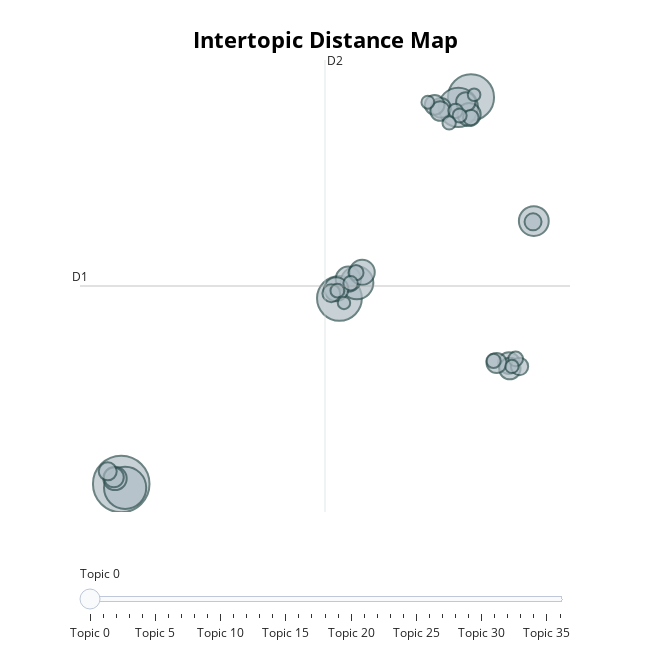

Notebook source saved alongside this figure:
### Code cell
topic_model.visualize_topics()

### Figure 1 — Plotly figure (JSON) as saved in the notebook; plotly's stock layout.template omitted (floating-point values rounded to 4 significant figures)
{"data": [{"customdata": [[0, "shares | stock | nasdaq | company | equities", 521], [1, "pm | 2022 | games | game | xbox", 346], [2, "seattle | times | seattle times | said | streamingcomicsgames", 327], [3, "markets | stocks | inflation | market | fed", 290], [4, "cloud | data | prnewswire | business | technology", 252], [5, "people | link opens | link | opens | new tab", 177], [6, "india | news | 2022 | delhi | indian", 145], [7, "star | reveals | new | kardashian | dress", 103], [8, "ukraine | russian | russia | said | ukrainian", 103], [9, "video | official | music | music video | official music", 94], [10, "finance | market | yahoo | screener | stocks", 89], [11, "market | report | forecast | global | analysis", 87], [12, "galaxy | pro | samsung | oneplus | phone", 77], [13, "best | deals | laptop | amazon | gaming", 75], [14, "apple | iphone | ipad | wi | best", 66], [15, "video | official | music | music video | official music", 64], [16, "security | cyber | new | data | opens new", 64], [17, "windows | microsoft | windows 11 | 11 | new", 63], [18, "chapter | tech | noonies | writing | stories", 62], [19, "energy | metaverse | new | electric | virtual", 61], [20, "forbes | paid program | brandvoice paid | brandvoice | richest", 53], [21, "jpg | resize | https | quality 85 | 85 strip", 52], [22, "philips | accessories | care | products | pdf file", 49], [23, "zimbabwe | africa | prev | mdc | news", 47], [24, "market | fence | general | design | fence design", 39], [25, "house representatives | representatives | member house | house | member", 37], [26, "ago | tablet | hours ago | hours | bestreviews", 35], [27, "work | business | says jul | jul 27 | job", 34], [28, "cookie | used | cookie used | cookie set | user", 34], [29, "users | whatsapp | messages | best | instagram", 33], [30, "td | margin | color | font | package", 32], [31, "music | video | official | music video | official music", 31], [32, "amd | ryzen | intel | core | performance", 29], [33, "starfilled | starfilled starfilled | project | data | course", 29], [34, "linux | ubuntu | 22 04 | 04 | ubuntu 22", 27], [35, "opens new | opens | tab | new tab | new", 26], [36, "abortion | court | travel | supreme | abortions", 25]], "hovertemplate": "<b>Topic %{customdata[0]}</b><br>%{customdata[1]}<br>Size: %{customdata[2]}", "legendgroup": "", "marker": {"color": "#B0BEC5", "line": {"color": "DarkSlateGrey", "width": 2}, "size": [521, 346, 327, 290, 252, 177, 145, 103, 103, 94, 89, 87, 77, 75, 66, 64, 64, 63, 62, 61, 53, 52, 49, 47, 39, 37, 35, 34, 34, 33, 32, 31, 29, 29, 27, 26, 25], "sizemode": "area", "sizeref": 0.3256, "symbol": "circle"}, "mode": "markers", "name": "", "orientation": "v", "showlegend": false, "type": "scatter", "x": [-8.833, 9.202, 2.419, -8.633, 8.547, 3.318, 12.44, 2.877, 3.591, 2.257, -9.154, 9.104, 11.16, 11.2, 10.52, -9.213, 7.651, 7.327, 7.609, 8.934, -9.53, 2.0, 11.7, 12.4, 9.193, 3.271, 11.5, 8.404, 2.993, 10.37, 8.617, 2.312, 11.31, 8.076, 6.978, 9.362, 2.653], "xaxis": "x", "y": [-8.324, 12.08, 1.474, -8.52, 11.55, 2.297, 5.551, 2.487, 2.851, 1.959, -8.027, 11.17, -1.942, -2.232, -1.937, -7.969, 11.52, 11.69, 11.36, 11.84, -7.653, 1.743, -2.12, 5.51, 11.02, 2.831, -1.722, 11.37, 2.271, -1.828, 11.12, 1.878, -2.119, 10.73, 11.82, 12.22, 1.232], "yaxis": "y"}], "layout": {"annotations": [{"showarrow": false, "text": "D1", "x": -10.96, "y": 2.126, "yshift": 10}, {"showarrow": false, "text": "D2", "x": 1.674, "xshift": 10, "y": 14.05}], "height": 650, "hoverlabel": {"bgcolor": "white", "font": {"family": "Rockwell", "size": 16}}, "legend": {"itemsizing": "constant", "tracegroupgap": 0}, "margin": {"t": 60}, "shapes": [{"line": {"color": "#CFD8DC", "width": 2}, "type": "line", "x0": 1.674, "x1": 1.674, "y0": -9.798, "y1": 14.05}, {"line": {"color": "#9E9E9E", "width": 2}, "type": "line", "x0": -10.96, "x1": 14.31, "y0": 2.126, "y1": 2.126}], "sliders": [{"active": 0, "pad": {"t": 50}, "steps": [{"args": [{"marker.color": [["red", "#B0BEC5", "#B0BEC5", "#B0BEC5", "#B0BEC5", "#B0BEC5", "#B0BEC5", "#B0BEC5", "#B0BEC5", "#B0BEC5", "#B0BEC5", "#B0BEC5", "#B0BEC5", "#B0BEC5", "#B0BEC5", "#B0BEC5", "#B0BEC5", "#B0BEC5", "#B0BEC5", "#B0BEC5", "#B0BEC5", "#B0BEC5", "#B0BEC5", "#B0BEC5", "#B0BEC5", "#B0BEC5", "#B0BEC5", "#B0BEC5", "#B0BEC5", "#B0BEC5", "#B0BEC5", "#B0BEC5", "#B0BEC5", "#B0BEC5", "#B0BEC5", "#B0BEC5", "#B0BEC5"]]}], "label": "Topic 0", "method": "update"}, {"args": [{"marker.color": [["#B0BEC5", "red", "#B0BEC5", "#B0BEC5", "#B0BEC5", "#B0BEC5", "#B0BEC5", "#B0BEC5", "#B0BEC5", "#B0BEC5", "#B0BEC5", "#B0BEC5", "#B0BEC5", "#B0BEC5", "#B0BEC5", "#B0BEC5", "#B0BEC5", "#B0BEC5", "#B0BEC5", "#B0BEC5", "#B0BEC5", "#B0BEC5", "#B0BEC5", "#B0BEC5", "#B0BEC5", "#B0BEC5", "#B0BEC5", "#B0BEC5", "#B0BEC5", "#B0BEC5", "#B0BEC5", "#B0BEC5", "#B0BEC5", "#B0BEC5", "#B0BEC5", "#B0BEC5", "#B0BEC5"]]}], "label": "Topic 1", "method": "update"}, {"args": [{"marker.color": [["#B0BEC5", "#B0BEC5", "red", "#B0BEC5", "#B0BEC5", "#B0BEC5", "#B0BEC5", "#B0BEC5", "#B0BEC5", "#B0BEC5", "#B0BEC5", "#B0BEC5", "#B0BEC5", "#B0BEC5", "#B0BEC5", "#B0BEC5", "#B0BEC5", "#B0BEC5", "#B0BEC5", "#B0BEC5", "#B0BEC5", "#B0BEC5", "#B0BEC5", "#B0BEC5", "#B0BEC5", "#B0BEC5", "#B0BEC5", "#B0BEC5", "#B0BEC5", "#B0BEC5", "#B0BEC5", "#B0BEC5", "#B0BEC5", "#B0BEC5", "#B0BEC5", "#B0BEC5", "#B0BEC5"]]}], "label": "Topic 2", "method": "update"}, {"args": [{"marker.color": [["#B0BEC5", "#B0BEC5", "#B0BEC5", "red", "#B0BEC5", "#B0BEC5", "#B0BEC5", "#B0BEC5", "#B0BEC5", "#B0BEC5", "#B0BEC5", "#B0BEC5", "#B0BEC5", "#B0BEC5", "#B0BEC5", "#B0BEC5", "#B0BEC5", "#B0BEC5", "#B0BEC5", "#B0BEC5", "#B0BEC5", "#B0BEC5", "#B0BEC5", "#B0BEC5", "#B0BEC5", "#B0BEC5", "#B0BEC5", "#B0BEC5", "#B0BEC5", "#B0BEC5", "#B0BEC5", "#B0BEC5", "#B0BEC5", "#B0BEC5", "#B0BEC5", "#B0BEC5", "#B0BEC5"]]}], "label": "Topic 3", "method": "update"}, {"args": [{"marker.color": [["#B0BEC5", "#B0BEC5", "#B0BEC5", "#B0BEC5", "red", "#B0BEC5", "#B0BEC5", "#B0BEC5", "#B0BEC5", "#B0BEC5", "#B0BEC5", "#B0BEC5", "#B0BEC5", "#B0BEC5", "#B0BEC5", "#B0BEC5", "#B0BEC5", "#B0BEC5", "#B0BEC5", "#B0BEC5", "#B0BEC5", "#B0BEC5", "#B0BEC5", "#B0BEC5", "#B0BEC5", "#B0BEC5", "#B0BEC5", "#B0BEC5", "#B0BEC5", "#B0BEC5", "#B0BEC5", "#B0BEC5", "#B0BEC5", "#B0BEC5", "#B0BEC5", "#B0BEC5", "#B0BEC5"]]}], "label": "Topic 4", "method": "update"}, {"args": [{"marker.color": [["#B0BEC5", "#B0BEC5", "#B0BEC5", "#B0BEC5", "#B0BEC5", "red", "#B0BEC5", "#B0BEC5", "#B0BEC5", "#B0BEC5", "#B0BEC5", "#B0BEC5", "#B0BEC5", "#B0BEC5", "#B0BEC5", "#B0BEC5", "#B0BEC5", "#B0BEC5", "#B0BEC5", "#B0BEC5", "#B0BEC5", "#B0BEC5", "#B0BEC5", "#B0BEC5", "#B0BEC5", "#B0BEC5", "#B0BEC5", "#B0BEC5", "#B0BEC5", "#B0BEC5", "#B0BEC5", "#B0BEC5", "#B0BEC5", "#B0BEC5", "#B0BEC5", "#B0BEC5", "#B0BEC5"]]}], "label": "Topic 5", "method": "update"}, {"args": [{"marker.color": [["#B0BEC5", "#B0BEC5", "#B0BEC5", "#B0BEC5", "#B0BEC5", "#B0BEC5", "red", "#B0BEC5", "#B0BEC5", "#B0BEC5", "#B0BEC5", "#B0BEC5", "#B0BEC5", "#B0BEC5", "#B0BEC5", "#B0BEC5", "#B0BEC5", "#B0BEC5", "#B0BEC5", "#B0BEC5", "#B0BEC5", "#B0BEC5", "#B0BEC5", "#B0BEC5", "#B0BEC5", "#B0BEC5", "#B0BEC5", "#B0BEC5", "#B0BEC5", "#B0BEC5", "#B0BEC5", "#B0BEC5", "#B0BEC5", "#B0BEC5", "#B0BEC5", "#B0BEC5", "#B0BEC5"]]}], "label": "Topic 6", "method": "update"}, {"args": [{"marker.color": [["#B0BEC5", "#B0BEC5", "#B0BEC5", "#B0BEC5", "#B0BEC5", "#B0BEC5", "#B0BEC5", "red", "#B0BEC5", "#B0BEC5", "#B0BEC5", "#B0BEC5", "#B0BEC5", "#B0BEC5", "#B0BEC5", "#B0BEC5", "#B0BEC5", "#B0BEC5", "#B0BEC5", "#B0BEC5", "#B0BEC5", "#B0BEC5", "#B0BEC5", "#B0BEC5", "#B0BEC5", "#B0BEC5", "#B0BEC5", "#B0BEC5", "#B0BEC5", "#B0BEC5", "#B0BEC5", "#B0BEC5", "#B0BEC5", "#B0BEC5", "#B0BEC5", "#B0BEC5", "#B0BEC5"]]}], "label": "Topic 7", "method": "update"}, {"args": [{"marker.color": [["#B0BEC5", "#B0BEC5", "#B0BEC5", "#B0BEC5", "#B0BEC5", "#B0BEC5", "#B0BEC5", "#B0BEC5", "red", "#B0BEC5", "#B0BEC5", "#B0BEC5", "#B0BEC5", "#B0BEC5", "#B0BEC5", "#B0BEC5", "#B0BEC5", "#B0BEC5", "#B0BEC5", "#B0BEC5", "#B0BEC5", "#B0BEC5", "#B0BEC5", "#B0BEC5", "#B0BEC5", "#B0BEC5", "#B0BEC5", "#B0BEC5", "#B0BEC5", "#B0BEC5", "#B0BEC5", "#B0BEC5", "#B0BEC5", "#B0BEC5", "#B0BEC5", "#B0BEC5", "#B0BEC5"]]}], "label": "Topic 8", "method": "update"}, {"args": [{"marker.color": [["#B0BEC5", "#B0BEC5", "#B0BEC5", "#B0BEC5", "#B0BEC5", "#B0BEC5", "#B0BEC5", "#B0BEC5", "#B0BEC5", "red", "#B0BEC5", "#B0BEC5", "#B0BEC5", "#B0BEC5", "#B0BEC5", "#B0BEC5", "#B0BEC5", "#B0BEC5", "#B0BEC5", "#B0BEC5", "#B0BEC5", "#B0BEC5", "#B0BEC5", "#B0BEC5", "#B0BEC5", "#B0BEC5", "#B0BEC5", "#B0BEC5", "#B0BEC5", "#B0BEC5", "#B0BEC5", "#B0BEC5", "#B0BEC5", "#B0BEC5", "#B0BEC5", "#B0BEC5", "#B0BEC5"]]}], "label": "Topic 9", "method": "update"}, {"args": [{"marker.color": [["#B0BEC5", "#B0BEC5", "#B0BEC5", "#B0BEC5", "#B0BEC5", "#B0BEC5", "#B0BEC5", "#B0BEC5", "#B0BEC5", "#B0BEC5", "red", "#B0BEC5", "#B0BEC5", "#B0BEC5", "#B0BEC5", "#B0BEC5", "#B0BEC5", "#B0BEC5", "#B0BEC5", "#B0BEC5", "#B0BEC5", "#B0BEC5", "#B0BEC5", "#B0BEC5", "#B0BEC5", "#B0BEC5", "#B0BEC5", "#B0BEC5", "#B0BEC5", "#B0BEC5", "#B0BEC5", "#B0BEC5", "#B0BEC5", "#B0BEC5", "#B0BEC5", "#B0BEC5", "#B0BEC5"]]}], "label": "Topic 10", "method": "update"}, {"args": [{"marker.color": [["#B0BEC5", "#B0BEC5", "#B0BEC5", "#B0BEC5", "#B0BEC5", "#B0BEC5", "#B0BEC5", "#B0BEC5", "#B0BEC5", "#B0BEC5", "#B0BEC5", "red", "#B0BEC5", "#B0BEC5", "#B0BEC5", "#B0BEC5", "#B0BEC5", "#B0BEC5", "#B0BEC5", "#B0BEC5", "#B0BEC5", "#B0BEC5", "#B0BEC5", "#B0BEC5", "#B0BEC5", "#B0BEC5", "#B0BEC5", "#B0BEC5", "#B0BEC5", "#B0BEC5", "#B0BEC5", "#B0BEC5", "#B0BEC5", "#B0BEC5", "#B0BEC5", "#B0BEC5", "#B0BEC5"]]}], "label": "Topic 11", "method": "update"}, {"args": [{"marker.color": [["#B0BEC5", "#B0BEC5", "#B0BEC5", "#B0BEC5", "#B0BEC5", "#B0BEC5", "#B0BEC5", "#B0BEC5", "#B0BEC5", "#B0BEC5", "#B0BEC5", "#B0BEC5", "red", "#B0BEC5", "#B0BEC5", "#B0BEC5", "#B0BEC5", "#B0BEC5", "#B0BEC5", "#B0BEC5", "#B0BEC5", "#B0BEC5", "#B0BEC5", "#B0BEC5", "#B0BEC5", "#B0BEC5", "#B0BEC5", "#B0BEC5", "#B0BEC5", "#B0BEC5", "#B0BEC5", "#B0BEC5", "#B0BEC5", "#B0BEC5", "#B0BEC5", "#B0BEC5", "#B0BEC5"]]}], "label": "Topic 12", "method": "update"}, {"args": [{"marker.color": [["#B0BEC5", "#B0BEC5", "#B0BEC5", "#B0BEC5", "#B0BEC5", "#B0BEC5", "#B0BEC5", "#B0BEC5", "#B0BEC5", "#B0BEC5", "#B0BEC5", "#B0BEC5", "#B0BEC5", "red", "#B0BEC5", "#B0BEC5", "#B0BEC5", "#B0BEC5", "#B0BEC5", "#B0BEC5", "#B0BEC5", "#B0BEC5", "#B0BEC5", "#B0BEC5", "#B0BEC5", "#B0BEC5", "#B0BEC5", "#B0BEC5", "#B0BEC5", "#B0BEC5", "#B0BEC5", "#B0BEC5", "#B0BEC5", "#B0BEC5", "#B0BEC5", "#B0BEC5", "#B0BEC5"]]}], "label": "Topic 13", "method": "update"}, {"args": [{"marker.color": [["#B0BEC5", "#B0BEC5", "#B0BEC5", "#B0BEC5", "#B0BEC5", "#B0BEC5", "#B0BEC5", "#B0BEC5", "#B0BEC5", "#B0BEC5", "#B0BEC5", "#B0BEC5", "#B0BEC5", "#B0BEC5", "red", "#B0BEC5", "#B0BEC5", "#B0BEC5", "#B0BEC5", "#B0BEC5", "#B0BEC5", "#B0BEC5", "#B0BEC5", "#B0BEC5", "#B0BEC5", "#B0BEC5", "#B0BEC5", "#B0BEC5", "#B0BEC5", "#B0BEC5", "#B0BEC5", "#B0BEC5", "#B0BEC5", "#B0BEC5", "#B0BEC5", "#B0BEC5", "#B0BEC5"]]}], "label": "Topic 14", "method": "update"}, {"args": [{"marker.color": [["#B0BEC5", "#B0BEC5", "#B0BEC5", "#B0BEC5", "#B0BEC5", "#B0BEC5", "#B0BEC5", "#B0BEC5", "#B0BEC5", "#B0BEC5", "#B0BEC5", "#B0BEC5", "#B0BEC5", "#B0BEC5", "#B0BEC5", "red", "#B0BEC5", "#B0BEC5", "#B0BEC5", "#B0BEC5", "#B0BEC5", "#B0BEC5", "#B0BEC5", "#B0BEC5", "#B0BEC5", "#B0BEC5", "#B0BEC5", "#B0BEC5", "#B0BEC5", "#B0BEC5", "#B0BEC5", "#B0BEC5", "#B0BEC5", "#B0BEC5", "#B0BEC5", "#B0BEC5", "#B0BEC5"]]}], "label": "Topic 15", "method": "update"}, {"args": [{"marker.color": [["#B0BEC5", "#B0BEC5", "#B0BEC5", "#B0BEC5", "#B0BEC5", "#B0BEC5", "#B0BEC5", "#B0BEC5", "#B0BEC5", "#B0BEC5", "#B0BEC5", "#B0BEC5", "#B0BEC5", "#B0BEC5", "#B0BEC5", "#B0BEC5", "red", "#B0BEC5", "#B0BEC5", "#B0BEC5", "#B0BEC5", "#B0BEC5", "#B0BEC5", "#B0BEC5", "#B0BEC5", "#B0BEC5", "#B0BEC5", "#B0BEC5", "#B0BEC5", "#B0BEC5", "#B0BEC5", "#B0BEC5", "#B0BEC5", "#B0BEC5", "#B0BEC5", "#B0BEC5", "#B0BEC5"]]}], "label": "Topic 16", "method": "update"}, {"args": [{"marker.color": [["#B0BEC5", "#B0BEC5", "#B0BEC5", "#B0BEC5", "#B0BEC5", "#B0BEC5", "#B0BEC5", "#B0BEC5", "#B0BEC5", "#B0BEC5", "#B0BEC5", "#B0BEC5", "#B0BEC5", "#B0BEC5", "#B0BEC5", "#B0BEC5", "#B0BEC5", "red", "#B0BEC5", "#B0BEC5", "#B0BEC5", "#B0BEC5", "#B0BEC5", "#B0BEC5", "#B0BEC5", "#B0BEC5", "#B0BEC5", "#B0BEC5", "#B0BEC5", "#B0BEC5", "#B0BEC5", "#B0BEC5", "#B0BEC5", "#B0BEC5", "#B0BEC5", "#B0BEC5", "#B0BEC5"]]}], "label": "Topic 17", "method": "update"}, {"args": [{"marker.color": [["#B0BEC5", "#B0BEC5", "#B0BEC5", "#B0BEC5", "#B0BEC5", "#B0BEC5", "#B0BEC5", "#B0BEC5", "#B0BEC5", "#B0BEC5", "#B0BEC5", "#B0BEC5", "#B0BEC5", "#B0BEC5", "#B0BEC5", "#B0BEC5", "#B0BEC5", "#B0BEC5", "red", "#B0BEC5", "#B0BEC5", "#B0BEC5", "#B0BEC5", "#B0BEC5", "#B0BEC5", "#B0BEC5", "#B0BEC5", "#B0BEC5", "#B0BEC5", "#B0BEC5", "#B0BEC5", "#B0BEC5", "#B0BEC5", "#B0BEC5", "#B0BEC5", "#B0BEC5", "#B0BEC5"]]}], "label": "Topic 18", "method": "update"}, {"args": [{"marker.color": [["#B0BEC5", "#B0BEC5", "#B0BEC5", "#B0BEC5", "#B0BEC5", "#B0BEC5", "#B0BEC5", "#B0BEC5", "#B0BEC5", "#B0BEC5", "#B0BEC5", "#B0BEC5", "#B0BEC5", "#B0BEC5", "#B0BEC5", "#B0BEC5", "#B0BEC5", "#B0BEC5", "#B0BEC5", "red", "#B0BEC5", "#B0BEC5", "#B0BEC5", "#B0BEC5", "#B0BEC5", "#B0BEC5", "#B0BEC5", "#B0BEC5", "#B0BEC5", "#B0BEC5", "#B0BEC5", "#B0BEC5", "#B0BEC5", "#B0BEC5", "#B0BEC5", "#B0BEC5", "#B0BEC5"]]}], "label": "Topic 19", "method": "update"}, {"args": [{"marker.color": [["#B0BEC5", "#B0BEC5", "#B0BEC5", "#B0BEC5", "#B0BEC5", "#B0BEC5", "#B0BEC5", "#B0BEC5", "#B0BEC5", "#B0BEC5", "#B0BEC5", "#B0BEC5", "#B0BEC5", "#B0BEC5", "#B0BEC5", "#B0BEC5", "#B0BEC5", "#B0BEC5", "#B0BEC5", "#B0BEC5", "red", "#B0BEC5", "#B0BEC5", "#B0BEC5", "#B0BEC5", "#B0BEC5", "#B0BEC5", "#B0BEC5", "#B0BEC5", "#B0BEC5", "#B0BEC5", "#B0BEC5", "#B0BEC5", "#B0BEC5", "#B0BEC5", "#B0BEC5", "#B0BEC5"]]}], "label": "Topic 20", "method": "update"}, {"args": [{"marker.color": [["#B0BEC5", "#B0BEC5", "#B0BEC5", "#B0BEC5", "#B0BEC5", "#B0BEC5", "#B0BEC5", "#B0BEC5", "#B0BEC5", "#B0BEC5", "#B0BEC5", "#B0BEC5", "#B0BEC5", "#B0BEC5", "#B0BEC5", "#B0BEC5", "#B0BEC5", "#B0BEC5", "#B0BEC5", "#B0BEC5", "#B0BEC5", "red", "#B0BEC5", "#B0BEC5", "#B0BEC5", "#B0BEC5", "#B0BEC5", "#B0BEC5", "#B0BEC5", "#B0BEC5", "#B0BEC5", "#B0BEC5", "#B0BEC5", "#B0BEC5", "#B0BEC5", "#B0BEC5", "#B0BEC5"]]}], "label": "Topic 21", "method": "update"}, {"args": [{"marker.color": [["#B0BEC5", "#B0BEC5", "#B0BEC5", "#B0BEC5", "#B0BEC5", "#B0BEC5", "#B0BEC5", "#B0BEC5", "#B0BEC5", "#B0BEC5", "#B0BEC5", "#B0BEC5", "#B0BEC5", "#B0BEC5", "#B0BEC5", "#B0BEC5", "#B0BEC5", "#B0BEC5", "#B0BEC5", "#B0BEC5", "#B0BEC5", "#B0BEC5", "red", "#B0BEC5", "#B0BEC5", "#B0BEC5", "#B0BEC5", "#B0BEC5", "#B0BEC5", "#B0BEC5", "#B0BEC5", "#B0BEC5", "#B0BEC5", "#B0BEC5", "#B0BEC5", "#B0BEC5", "#B0BEC5"]]}], "label": "Topic 22", "method": "update"}, {"args": [{"marker.color": [["#B0BEC5", "#B0BEC5", "#B0BEC5", "#B0BEC5", "#B0BEC5", "#B0BEC5", "#B0BEC5", "#B0BEC5", "#B0BEC5", "#B0BEC5", "#B0BEC5", "#B0BEC5", "#B0BEC5", "#B0BEC5", "#B0BEC5", "#B0BEC5", "#B0BEC5", "#B0BEC5", "#B0BEC5", "#B0BEC5", "#B0BEC5", "#B0BEC5", "#B0BEC5", "red", "#B0BEC5", "#B0BEC5", "#B0BEC5", "#B0BEC5", "#B0BEC5", "#B0BEC5", "#B0BEC5", "#B0BEC5", "#B0BEC5", "#B0BEC5", "#B0BEC5", "#B0BEC5", "#B0BEC5"]]}], "label": "Topic 23", "method": "update"}, {"args": [{"marker.color": [["#B0BEC5", "#B0BEC5", "#B0BEC5", "#B0BEC5", "#B0BEC5", "#B0BEC5", "#B0BEC5", "#B0BEC5", "#B0BEC5", "#B0BEC5", "#B0BEC5", "#B0BEC5", "#B0BEC5", "#B0BEC5", "#B0BEC5", "#B0BEC5", "#B0BEC5", "#B0BEC5", "#B0BEC5", "#B0BEC5", "#B0BEC5", "#B0BEC5", "#B0BEC5", "#B0BEC5", "red", "#B0BEC5", "#B0BEC5", "#B0BEC5", "#B0BEC5", "#B0BEC5", "#B0BEC5", "#B0BEC5", "#B0BEC5", "#B0BEC5", "#B0BEC5", "#B0BEC5", "#B0BEC5"]]}], "label": "Topic 24", "method": "update"}, {"args": [{"marker.color": [["#B0BEC5", "#B0BEC5", "#B0BEC5", "#B0BEC5", "#B0BEC5", "#B0BEC5", "#B0BEC5", "#B0BEC5", "#B0BEC5", "#B0BEC5", "#B0BEC5", "#B0BEC5", "#B0BEC5", "#B0BEC5", "#B0BEC5", "#B0BEC5", "#B0BEC5", "#B0BEC5", "#B0BEC5", "#B0BEC5", "#B0BEC5", "#B0BEC5", "#B0BEC5", "#B0BEC5", "#B0BEC5", "red", "#B0BEC5", "#B0BEC5", "#B0BEC5", "#B0BEC5", "#B0BEC5", "#B0BEC5", "#B0BEC5", "#B0BEC5", "#B0BEC5", "#B0BEC5", "#B0BEC5"]]}], "label": "Topic 25", "method": "update"}, {"args": [{"marker.color": [["#B0BEC5", "#B0BEC5", "#B0BEC5", "#B0BEC5", "#B0BEC5", "#B0BEC5", "#B0BEC5", "#B0BEC5", "#B0BEC5", "#B0BEC5", "#B0BEC5", "#B0BEC5", "#B0BEC5", "#B0BEC5", "#B0BEC5", "#B0BEC5", "#B0BEC5", "#B0BEC5", "#B0BEC5", "#B0BEC5", "#B0BEC5", "#B0BEC5", "#B0BEC5", "#B0BEC5", "#B0BEC5", "#B0BEC5", "red", "#B0BEC5", "#B0BEC5", "#B0BEC5", "#B0BEC5", "#B0BEC5", "#B0BEC5", "#B0BEC5", "#B0BEC5", "#B0BEC5", "#B0BEC5"]]}], "label": "Topic 26", "method": "update"}, {"args": [{"marker.color": [["#B0BEC5", "#B0BEC5", "#B0BEC5", "#B0BEC5", "#B0BEC5", "#B0BEC5", "#B0BEC5", "#B0BEC5", "#B0BEC5", "#B0BEC5", "#B0BEC5", "#B0BEC5", "#B0BEC5", "#B0BEC5", "#B0BEC5", "#B0BEC5", "#B0BEC5", "#B0BEC5", "#B0BEC5", "#B0BEC5", "#B0BEC5", "#B0BEC5", "#B0BEC5", "#B0BEC5", "#B0BEC5", "#B0BEC5", "#B0BEC5", "red", "#B0BEC5", "#B0BEC5", "#B0BEC5", "#B0BEC5", "#B0BEC5", "#B0BEC5", "#B0BEC5", "#B0BEC5", "#B0BEC5"]]}], "label": "Topic 27", "method": "update"}, {"args": [{"marker.color": [["#B0BEC5", "#B0BEC5", "#B0BEC5", "#B0BEC5", "#B0BEC5", "#B0BEC5", "#B0BEC5", "#B0BEC5", "#B0BEC5", "#B0BEC5", "#B0BEC5", "#B0BEC5", "#B0BEC5", "#B0BEC5", "#B0BEC5", "#B0BEC5", "#B0BEC5", "#B0BEC5", "#B0BEC5", "#B0BEC5", "#B0BEC5", "#B0BEC5", "#B0BEC5", "#B0BEC5", "#B0BEC5", "#B0BEC5", "#B0BEC5", "#B0BEC5", "red", "#B0BEC5", "#B0BEC5", "#B0BEC5", "#B0BEC5", "#B0BEC5", "#B0BEC5", "#B0BEC5", "#B0BEC5"]]}], "label": "Topic 28", "method": "update"}, {"args": [{"marker.color": [["#B0BEC5", "#B0BEC5", "#B0BEC5", "#B0BEC5", "#B0BEC5", "#B0BEC5", "#B0BEC5", "#B0BEC5", "#B0BEC5", "#B0BEC5", "#B0BEC5", "#B0BEC5", "#B0BEC5", "#B0BEC5", "#B0BEC5", "#B0BEC5", "#B0BEC5", "#B0BEC5", "#B0BEC5", "#B0BEC5", "#B0BEC5", "#B0BEC5", "#B0BEC5", "#B0BEC5", "#B0BEC5", "#B0BEC5", "#B0BEC5", "#B0BEC5", "#B0BEC5", "red", "#B0BEC5", "#B0BEC5", "#B0BEC5", "#B0BEC5", "#B0BEC5", "#B0BEC5", "#B0BEC5"]]}], "label": "Topic 29", "method": "update"}, {"args": [{"marker.color": [["#B0BEC5", "#B0BEC5", "#B0BEC5", "#B0BEC5", "#B0BEC5", "#B0BEC5", "#B0BEC5", "#B0BEC5", "#B0BEC5", "#B0BEC5", "#B0BEC5", "#B0BEC5", "#B0BEC5", "#B0BEC5", "#B0BEC5", "#B0BEC5", "#B0BEC5", "#B0BEC5", "#B0BEC5", "#B0BEC5", "#B0BEC5", "#B0BEC5", "#B0BEC5", "#B0BEC5", "#B0BEC5", "#B0BEC5", "#B0BEC5", "#B0BEC5", "#B0BEC5", "#B0BEC5", "red", "#B0BEC5", "#B0BEC5", "#B0BEC5", "#B0BEC5", "#B0BEC5", "#B0BEC5"]]}], "label": "Topic 30", "method": "update"}, {"args": [{"marker.color": [["#B0BEC5", "#B0BEC5", "#B0BEC5", "#B0BEC5", "#B0BEC5", "#B0BEC5", "#B0BEC5", "#B0BEC5", "#B0BEC5", "#B0BEC5", "#B0BEC5", "#B0BEC5", "#B0BEC5", "#B0BEC5", "#B0BEC5", "#B0BEC5", "#B0BEC5", "#B0BEC5", "#B0BEC5", "#B0BEC5", "#B0BEC5", "#B0BEC5", "#B0BEC5", "#B0BEC5", "#B0BEC5", "#B0BEC5", "#B0BEC5", "#B0BEC5", "#B0BEC5", "#B0BEC5", "#B0BEC5", "red", "#B0BEC5", "#B0BEC5", "#B0BEC5", "#B0BEC5", "#B0BEC5"]]}], "label": "Topic 31", "method": "update"}, {"args": [{"marker.color": [["#B0BEC5", "#B0BEC5", "#B0BEC5", "#B0BEC5", "#B0BEC5", "#B0BEC5", "#B0BEC5", "#B0BEC5", "#B0BEC5", "#B0BEC5", "#B0BEC5", "#B0BEC5", "#B0BEC5", "#B0BEC5", "#B0BEC5", "#B0BEC5", "#B0BEC5", "#B0BEC5", "#B0BEC5", "#B0BEC5", "#B0BEC5", "#B0BEC5", "#B0BEC5", "#B0BEC5", "#B0BEC5", "#B0BEC5", "#B0BEC5", "#B0BEC5", "#B0BEC5", "#B0BEC5", "#B0BEC5", "#B0BEC5", "red", "#B0BEC5", "#B0BEC5", "#B0BEC5", "#B0BEC5"]]}], "label": "Topic 32", "method": "update"}, {"args": [{"marker.color": [["#B0BEC5", "#B0BEC5", "#B0BEC5", "#B0BEC5", "#B0BEC5", "#B0BEC5", "#B0BEC5", "#B0BEC5", "#B0BEC5", "#B0BEC5", "#B0BEC5", "#B0BEC5", "#B0BEC5", "#B0BEC5", "#B0BEC5", "#B0BEC5", "#B0BEC5", "#B0BEC5", "#B0BEC5", "#B0BEC5", "#B0BEC5", "#B0BEC5", "#B0BEC5", "#B0BEC5", "#B0BEC5", "#B0BEC5", "#B0BEC5", "#B0BEC5", "#B0BEC5", "#B0BEC5", "#B0BEC5", "#B0BEC5", "#B0BEC5", "red", "#B0BEC5", "#B0BEC5", "#B0BEC5"]]}], "label": "Topic 33", "method": "update"}, {"args": [{"marker.color": [["#B0BEC5", "#B0BEC5", "#B0BEC5", "#B0BEC5", "#B0BEC5", "#B0BEC5", "#B0BEC5", "#B0BEC5", "#B0BEC5", "#B0BEC5", "#B0BEC5", "#B0BEC5", "#B0BEC5", "#B0BEC5", "#B0BEC5", "#B0BEC5", "#B0BEC5", "#B0BEC5", "#B0BEC5", "#B0BEC5", "#B0BEC5", "#B0BEC5", "#B0BEC5", "#B0BEC5", "#B0BEC5", "#B0BEC5", "#B0BEC5", "#B0BEC5", "#B0BEC5", "#B0BEC5", "#B0BEC5", "#B0BEC5", "#B0BEC5", "#B0BEC5", "red", "#B0BEC5", "#B0BEC5"]]}], "label": "Topic 34", "method": "update"}, {"args": [{"marker.color": [["#B0BEC5", "#B0BEC5", "#B0BEC5", "#B0BEC5", "#B0BEC5", "#B0BEC5", "#B0BEC5", "#B0BEC5", "#B0BEC5", "#B0BEC5", "#B0BEC5", "#B0BEC5", "#B0BEC5", "#B0BEC5", "#B0BEC5", "#B0BEC5", "#B0BEC5", "#B0BEC5", "#B0BEC5", "#B0BEC5", "#B0BEC5", "#B0BEC5", "#B0BEC5", "#B0BEC5", "#B0BEC5", "#B0BEC5", "#B0BEC5", "#B0BEC5", "#B0BEC5", "#B0BEC5", "#B0BEC5", "#B0BEC5", "#B0BEC5", "#B0BEC5", "#B0BEC5", "red", "#B0BEC5"]]}], "label": "Topic 35", "method": "update"}, {"args": [{"marker.color": [["#B0BEC5", "#B0BEC5", "#B0BEC5", "#B0BEC5", "#B0BEC5", "#B0BEC5", "#B0BEC5", "#B0BEC5", "#B0BEC5", "#B0BEC5", "#B0BEC5", "#B0BEC5", "#B0BEC5", "#B0BEC5", "#B0BEC5", "#B0BEC5", "#B0BEC5", "#B0BEC5", "#B0BEC5", "#B0BEC5", "#B0BEC5", "#B0BEC5", "#B0BEC5", "#B0BEC5", "#B0BEC5", "#B0BEC5", "#B0BEC5", "#B0BEC5", "#B0BEC5", "#B0BEC5", "#B0BEC5", "#B0BEC5", "#B0BEC5", "#B0BEC5", "#B0BEC5", "#B0BEC5", "red"]]}], "label": "Topic 36", "method": "update"}]}], "title": {"font": {"color": "Black", "size": 22}, "text": "<b>Intertopic Distance Map</b>", "x": 0.5, "xanchor": "center", "y": 0.95, "yanchor": "top"}, "width": 650, "xaxis": {"anchor": "y", "domain": [0, 1], "range": [-10.96, 14.31], "title": {"text": ""}, "visible": false}, "yaxis": {"anchor": "x", "domain": [0, 1], "range": [-9.798, 14.05], "title": {"text": ""}, "visible": false}}}
